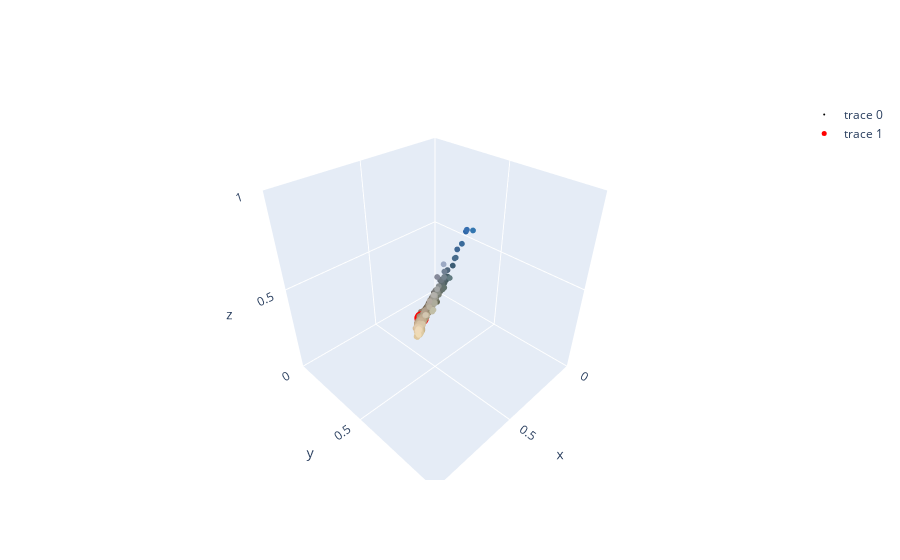

Notebook code cell kept with this figure:
### Code cell
# # read "sample_colors.npy"
# rgb = np.load('sample_colors.npy') # (N, 3)

# # find the median of each column
# median = np.median(rgb, axis=0) # (3,)
# # find the covariance matrix of the rgb values
# cov = np.cov(rgb.T) # (3, 3)
# # inverse of the covariance matrix
# cov_inv = np.linalg.inv(cov) # (3, 3)
# # find the mahalanobis distance of each point from the median
# mahalanobis = scipy.spatial.distance.cdist(rgb, [median], metric='mahalanobis', VI=cov_inv) # (N, 1)
# mahalanobis_similarity = 1 / (1 + mahalanobis) # (N, 1)

# plot the rgb values of all N points, while making the color of each point the corresponding rgb value
table_rgb_scatter = go.Scatter3d(x=rgb[:,0], y=rgb[:,1], z=rgb[:,2], mode='markers', marker=dict(size=2, color=rgb))

# plot the median rgb value as a red point
median_rgb_scatter = go.Scatter3d(x=[median[0]], y=[median[1]], z=[median[2]], mode='markers', marker=dict(size=5, color='red'))

# plot the sample points with real colors
scatter_colored = go.Scatter3d(x=points[:,0], y=points[:,1], z=points[:,2], mode='markers', marker=dict(size=5, color=rgb))

# show the plot
table_rgb_fig = go.Figure(data=[table_rgb_scatter, median_rgb_scatter])
# table_rgb_fig = go.Figure(data=[table_rgb_scatter])

# set axis labels as R, G, B, and axis ranges as [0, 1]
table_rgb_fig.update_layout(
    scene=dict(
        xaxis=dict(nticks=4, range=[0,1]),
        yaxis=dict(nticks=4, range=[0,1]),
        zaxis=dict(nticks=4, range=[0,1]),
        aspectratio=dict(x=1, y=1, z=1)
    )
)


table_rgb_fig.show()

### Figure 1 — Plotly figure (JSON) as saved in the notebook; plotly's stock layout.template omitted (floating-point values rounded to 4 significant figures; data arrays with more than 128 entries replaced by an {"elided": "..."} marker saying what was removed)
{"data": [{"marker": {"color": {"elided": "3150x3 float values"}, "size": 2}, "mode": "markers", "type": "scatter3d", "x": {"elided": "3150 float values"}, "y": {"elided": "3150 float values"}, "z": {"elided": "3150 float values"}}, {"marker": {"color": "red", "size": 5}, "mode": "markers", "type": "scatter3d", "x": [0.6152], "y": [0.5252], "z": [0.4096]}], "layout": {"scene": {"aspectratio": {"x": 1, "y": 1, "z": 1}, "xaxis": {"nticks": 4, "range": [0, 1]}, "yaxis": {"nticks": 4, "range": [0, 1]}, "zaxis": {"nticks": 4, "range": [0, 1]}}}}
